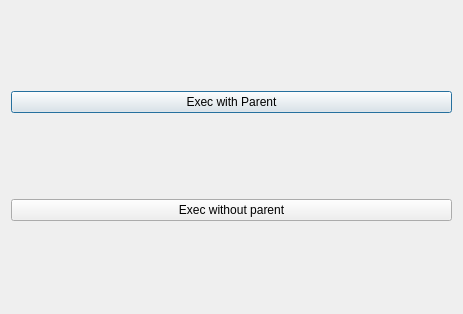
<?xml version="1.0" encoding="UTF-8"?>
<ui version="4.0">
 <class>Dialog</class>
 <widget class="QDialog" name="Dialog">
  <property name="geometry">
   <rect>
    <x>0</x>
    <y>0</y>
    <width>463</width>
    <height>314</height>
   </rect>
  </property>
  <property name="windowTitle">
   <string>Dialog</string>
  </property>
  <layout class="QVBoxLayout" name="verticalLayout">
   <item>
    <widget class="QPushButton" name="btnWith">
     <property name="text">
      <string>Exec with Parent</string>
     </property>
    </widget>
   </item>
   <item>
    <widget class="QPushButton" name="btnWithout">
     <property name="text">
      <string>Exec without parent</string>
     </property>
    </widget>
   </item>
  </layout>
 </widget>
 <resources/>
 <connections/>
</ui>
